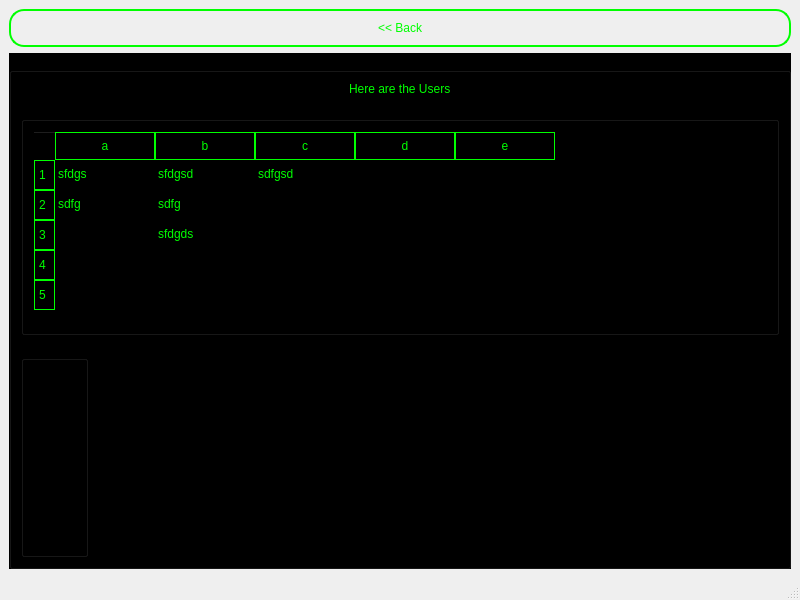
<?xml version="1.0" encoding="UTF-8"?>
<ui version="4.0">
 <class>MainWindow</class>
 <widget class="QMainWindow" name="MainWindow">
  <property name="geometry">
   <rect>
    <x>0</x>
    <y>0</y>
    <width>800</width>
    <height>600</height>
   </rect>
  </property>
  <property name="windowTitle">
   <string>MainWindow</string>
  </property>
  <property name="styleSheet">
   <string notr="true">background-color:black;\n</string>
  </property>
  <widget class="QWidget" name="centralwidget">
   <layout class="QVBoxLayout" name="verticalLayout">
    <item>
     <widget class="QPushButton" name="ButtonBack">
      <property name="sizePolicy">
       <sizepolicy hsizetype="Minimum" vsizetype="Minimum">
        <horstretch>0</horstretch>
        <verstretch>0</verstretch>
       </sizepolicy>
      </property>
      <property name="styleSheet">
       <string notr="true">font: 14pt &quot;Arial&quot;;
border-radius: 15px;
border: 2px solid #00ff00;
color: #00ff00;
padding-top: 10px;
padding-bottom: 10px;
padding-left: 20px;
padding-right: 20px; </string>
      </property>
      <property name="text">
       <string>&lt;&lt; Back</string>
      </property>
     </widget>
    </item>
    <item>
     <widget class="QGroupBox" name="GroupEntries">
      <property name="sizePolicy">
       <sizepolicy hsizetype="Minimum" vsizetype="Minimum">
        <horstretch>0</horstretch>
        <verstretch>0</verstretch>
       </sizepolicy>
      </property>
      <property name="styleSheet">
       <string notr="true">background-color:black;
</string>
      </property>
      <property name="title">
       <string>GroupBox</string>
      </property>
      <property name="flat">
       <bool>true</bool>
      </property>
      <layout class="QVBoxLayout" name="verticalLayout_3">
       <item alignment="Qt::AlignHCenter">
        <widget class="QLabel" name="LabelTitle">
         <property name="sizePolicy">
          <sizepolicy hsizetype="Preferred" vsizetype="Maximum">
           <horstretch>0</horstretch>
           <verstretch>0</verstretch>
          </sizepolicy>
         </property>
         <property name="styleSheet">
          <string notr="true">font: 14pt &quot;Arial&quot;;
border-radius: 15px;
color: #00ff00;</string>
         </property>
         <property name="text">
          <string>&lt;html&gt;&lt;head/&gt;&lt;body&gt;&lt;p&gt;Here are the Users&lt;/p&gt;&lt;/body&gt;&lt;/html&gt;</string>
         </property>
        </widget>
       </item>
       <item>
        <widget class="QGroupBox" name="GroupButtons">
         <property name="sizePolicy">
          <sizepolicy hsizetype="Minimum" vsizetype="Maximum">
           <horstretch>0</horstretch>
           <verstretch>0</verstretch>
          </sizepolicy>
         </property>
         <property name="styleSheet">
          <string notr="true">background-color:black;
</string>
         </property>
         <property name="title">
          <string>GroupBox</string>
         </property>
         <property name="flat">
          <bool>true</bool>
         </property>
         <layout class="QVBoxLayout" name="verticalLayout_2">
          <item>
           <widget class="QTableWidget" name="TableUsers">
            <property name="styleSheet">
             <string notr="true">QTableWidget {
        background-color: #000000;
        color: #00ff00; 
    }
    QHeaderView {
        background-color: #000000;
        color: #00ff00;
    }
    QHeaderView::section {
        background-color: #000000;
        color: #00ff00; 
        padding: 4px;
        border: 1px solid #00ff00;
    }
    QTableCornerButton::section {
        background-color: #000000;
        border: 1px solid #00ff00;
    }</string>
            </property>
            <row>
             <property name="text">
              <string>1</string>
             </property>
            </row>
            <row>
             <property name="text">
              <string>2</string>
             </property>
            </row>
            <row>
             <property name="text">
              <string>3</string>
             </property>
            </row>
            <row>
             <property name="text">
              <string>4</string>
             </property>
            </row>
            <row>
             <property name="text">
              <string>5</string>
             </property>
            </row>
            <column>
             <property name="text">
              <string>a</string>
             </property>
            </column>
            <column>
             <property name="text">
              <string>b</string>
             </property>
            </column>
            <column>
             <property name="text">
              <string>c</string>
             </property>
            </column>
            <column>
             <property name="text">
              <string>d</string>
             </property>
            </column>
            <column>
             <property name="text">
              <string>e</string>
             </property>
            </column>
            <item row="0" column="0">
             <property name="text">
              <string>sfdgs</string>
             </property>
            </item>
            <item row="0" column="1">
             <property name="text">
              <string>sfdgsd</string>
             </property>
            </item>
            <item row="0" column="2">
             <property name="text">
              <string>sdfgsd</string>
             </property>
            </item>
            <item row="1" column="0">
             <property name="text">
              <string>sdfg</string>
             </property>
            </item>
            <item row="1" column="1">
             <property name="text">
              <string>sdfg</string>
             </property>
            </item>
            <item row="2" column="1">
             <property name="text">
              <string>sfdgds</string>
             </property>
            </item>
           </widget>
          </item>
         </layout>
        </widget>
       </item>
       <item>
        <widget class="QGroupBox" name="GroupEntryPassword">
         <property name="sizePolicy">
          <sizepolicy hsizetype="Fixed" vsizetype="Expanding">
           <horstretch>0</horstretch>
           <verstretch>0</verstretch>
          </sizepolicy>
         </property>
         <property name="styleSheet">
          <string notr="true">background-color:black;
</string>
         </property>
         <property name="title">
          <string>GroupBox</string>
         </property>
         <property name="flat">
          <bool>true</bool>
         </property>
         <layout class="QHBoxLayout" name="horizontalLayout_2"/>
        </widget>
       </item>
      </layout>
     </widget>
    </item>
   </layout>
  </widget>
  <widget class="QMenuBar" name="menubar">
   <property name="geometry">
    <rect>
     <x>0</x>
     <y>0</y>
     <width>800</width>
     <height>26</height>
    </rect>
   </property>
  </widget>
  <widget class="QStatusBar" name="statusbar"/>
 </widget>
 <resources/>
 <connections/>
</ui>
